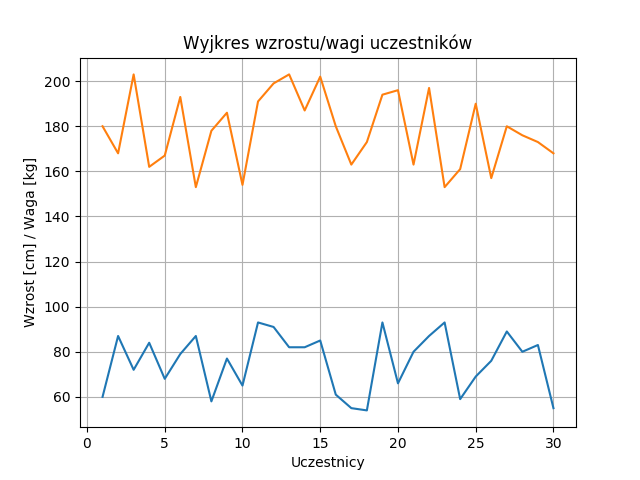

Reproduce this figure in Python.
import matplotlib.pyplot as plot
import numpy as np
import math as mt
import random as rd

participants = np.arange(1,31,1)

height = []
weight = []

for x in participants:
    height.append(rd.randint(153, 203))
    weight.append(rd.randint(51, 93))

plot.plot(participants, weight)
plot.plot(participants, height)
plot.grid(True)
plot.title("Wyjkres wzrostu/wagi uczestników")
plot.xlabel("Uczestnicy")
plot.ylabel("Wzrost [cm] / Waga [kg]")
plot.savefig("z6x.png")
# plot.legend(weight, height)
plot.show()
